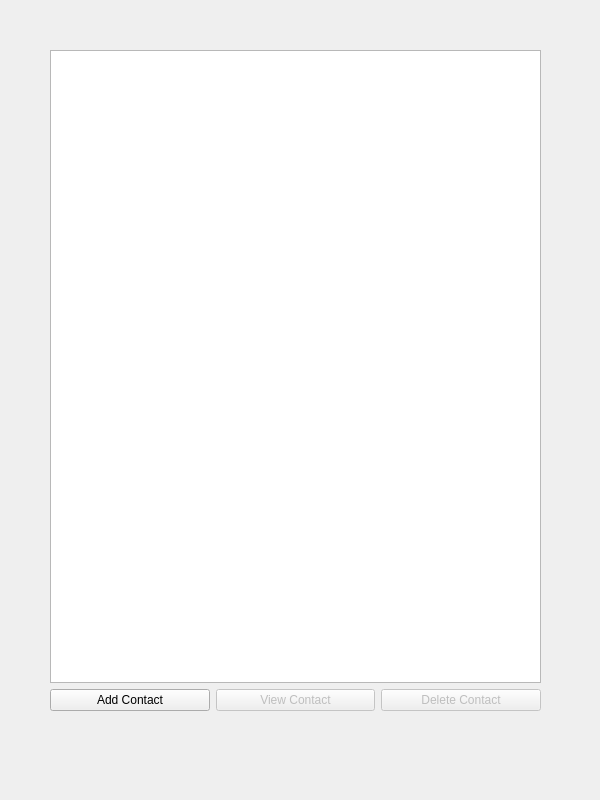
<?xml version="1.0" encoding="UTF-8"?>
<ui version="4.0">
 <class>MainWindow</class>
 <widget class="QMainWindow" name="MainWindow">
  <property name="geometry">
   <rect>
    <x>0</x>
    <y>0</y>
    <width>600</width>
    <height>800</height>
   </rect>
  </property>
  <property name="minimumSize">
   <size>
    <width>300</width>
    <height>400</height>
   </size>
  </property>
  <property name="maximumSize">
   <size>
    <width>600</width>
    <height>800</height>
   </size>
  </property>
  <property name="windowTitle">
   <string>MainWindow</string>
  </property>
  <widget class="QWidget" name="centralwidget">
   <property name="sizePolicy">
    <sizepolicy hsizetype="MinimumExpanding" vsizetype="MinimumExpanding">
     <horstretch>0</horstretch>
     <verstretch>0</verstretch>
    </sizepolicy>
   </property>
   <property name="minimumSize">
    <size>
     <width>300</width>
     <height>400</height>
    </size>
   </property>
   <property name="maximumSize">
    <size>
     <width>600</width>
     <height>800</height>
    </size>
   </property>
   <widget class="QWidget" name="widget" native="true">
    <property name="geometry">
     <rect>
      <x>50</x>
      <y>50</y>
      <width>600</width>
      <height>800</height>
     </rect>
    </property>
    <property name="minimumSize">
     <size>
      <width>300</width>
      <height>400</height>
     </size>
    </property>
    <property name="maximumSize">
     <size>
      <width>600</width>
      <height>800</height>
     </size>
    </property>
    <widget class="QWidget" name="verticalLayoutWidget">
     <property name="geometry">
      <rect>
       <x>0</x>
       <y>0</y>
       <width>491</width>
       <height>661</height>
      </rect>
     </property>
     <layout class="QVBoxLayout" name="verticalLayout_2">
      <item>
       <widget class="QListWidget" name="contactList">
        <property name="minimumSize">
         <size>
          <width>250</width>
          <height>300</height>
         </size>
        </property>
        <property name="maximumSize">
         <size>
          <width>550</width>
          <height>750</height>
         </size>
        </property>
       </widget>
      </item>
      <item>
       <layout class="QHBoxLayout" name="horizontalLayout">
        <item>
         <widget class="QPushButton" name="addContactButton">
          <property name="text">
           <string>Add Contact</string>
          </property>
         </widget>
        </item>
        <item>
         <widget class="QPushButton" name="viewContactButton">
          <property name="enabled">
           <bool>false</bool>
          </property>
          <property name="text">
           <string>View Contact</string>
          </property>
         </widget>
        </item>
        <item>
         <widget class="QPushButton" name="deleteContactButton">
          <property name="enabled">
           <bool>false</bool>
          </property>
          <property name="text">
           <string>Delete Contact</string>
          </property>
         </widget>
        </item>
       </layout>
      </item>
     </layout>
    </widget>
   </widget>
  </widget>
 </widget>
 <resources/>
 <connections/>
</ui>
